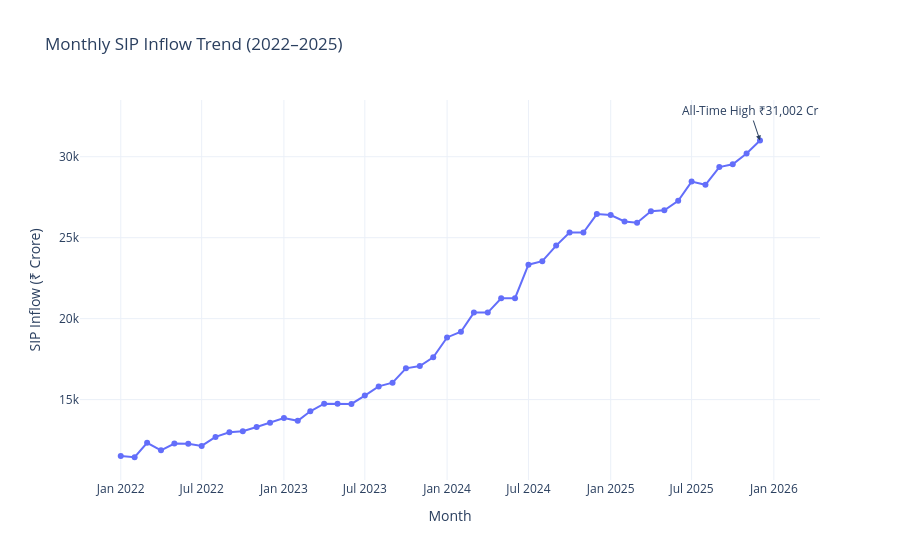

Write notebook code for a chart like this one.
### Code cell
fig = px.line(
    sip,
    x="month",
    y="sip_inflow_crore",
    title="Monthly SIP Inflow Trend (2022–2025)",
    markers=True
)

fig.add_annotation(
    x="2025-12-01",
    y=31002,
    text="All-Time High ₹31,002 Cr",
    showarrow=True,
    arrowhead=2
)

fig.update_layout(
    xaxis_title="Month",
    yaxis_title="SIP Inflow (₹ Crore)",
    template="plotly_white"
)

fig.show()

### Figure 1 — Plotly figure (JSON) as saved in the notebook; plotly's stock layout.template omitted (floating-point values rounded to 4 significant figures)
{"data": [{"hovertemplate": "month=%{x}<br>sip_inflow_crore=%{y}<extra></extra>", "legendgroup": "", "line": {"color": "#636efa", "dash": "solid"}, "marker": {"symbol": "circle"}, "mode": "lines+markers", "name": "", "orientation": "v", "showlegend": false, "type": "scatter", "x": ["2022-01-01T00:00:00", "2022-02-01T00:00:00", "2022-03-01T00:00:00", "2022-04-01T00:00:00", "2022-05-01T00:00:00", "2022-06-01T00:00:00", "2022-07-01T00:00:00", "2022-08-01T00:00:00", "2022-09-01T00:00:00", "2022-10-01T00:00:00", "2022-11-01T00:00:00", "2022-12-01T00:00:00", "2023-01-01T00:00:00", "2023-02-01T00:00:00", "2023-03-01T00:00:00", "2023-04-01T00:00:00", "2023-05-01T00:00:00", "2023-06-01T00:00:00", "2023-07-01T00:00:00", "2023-08-01T00:00:00", "2023-09-01T00:00:00", "2023-10-01T00:00:00", "2023-11-01T00:00:00", "2023-12-01T00:00:00", "2024-01-01T00:00:00", "2024-02-01T00:00:00", "2024-03-01T00:00:00", "2024-04-01T00:00:00", "2024-05-01T00:00:00", "2024-06-01T00:00:00", "2024-07-01T00:00:00", "2024-08-01T00:00:00", "2024-09-01T00:00:00", "2024-10-01T00:00:00", "2024-11-01T00:00:00", "2024-12-01T00:00:00", "2025-01-01T00:00:00", "2025-02-01T00:00:00", "2025-03-01T00:00:00", "2025-04-01T00:00:00", "2025-05-01T00:00:00", "2025-06-01T00:00:00", "2025-07-01T00:00:00", "2025-08-01T00:00:00", "2025-09-01T00:00:00", "2025-10-01T00:00:00", "2025-11-01T00:00:00", "2025-12-01T00:00:00"], "xaxis": "x", "y": [11517, 11438, 12328, 11863, 12286, 12276, 12140, 12694, 12976, 13040, 13306, 13573, 13856, 13687, 14276, 14749, 14749, 14734, 15245, 15814, 16042, 16928, 17073, 17610, 18838, 19187, 20371, 20371, 21262, 21262, 23332, 23547, 24509, 25323, 25320, 26459, 26400, 25999, 25926, 26632, 26688, 27274, 28464, 28265, 29361, 29529, 30200, 31002], "yaxis": "y"}], "layout": {"annotations": [{"arrowhead": 2, "showarrow": true, "text": "All-Time High ₹31,002 Cr", "x": "2025-12-01", "y": 31002}], "legend": {"tracegroupgap": 0}, "title": {"text": "Monthly SIP Inflow Trend (2022–2025)"}, "xaxis": {"anchor": "y", "domain": [0, 1], "title": {"text": "Month"}}, "yaxis": {"anchor": "x", "domain": [0, 1], "title": {"text": "SIP Inflow (₹ Crore)"}}}}
